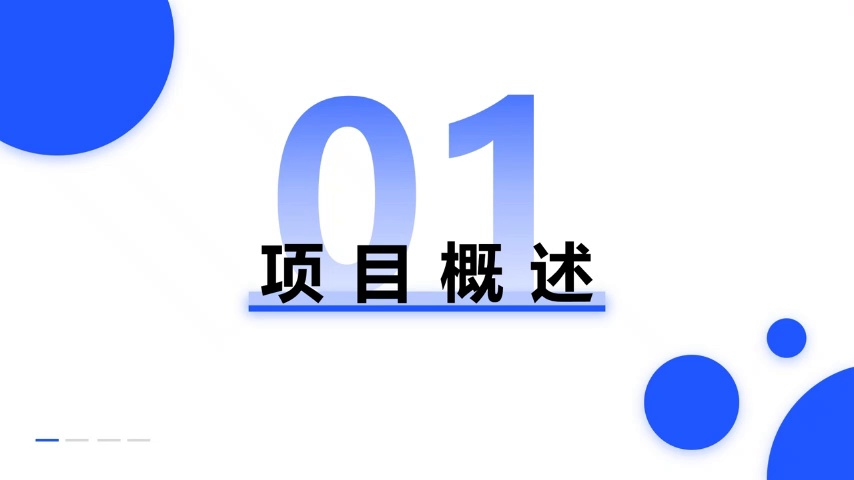
#> input picture log/video_001/slide_002_152.jpg, 854 x 480 px
$ python -i imageSimilarity.py   (imports and definitions only)
#> lines starting #> are read from the running program, lines starting #| are printed output that depends on the picture; after the words box and inside, x2 and y2 are one past the last pixel; in counts of white or black regions, pixels touching at a corner belong together
#> further down, picture is the input picture: shape (480, 854, 3); mean B, G, R 248.9, 226.6, 219.3
import cv2
import numpy as np


def slice_region_detection(image):
    image = cv2.cvtColor(image, cv2.COLOR_BGR2GRAY) # 色彩空间转换为hsv，便于分离
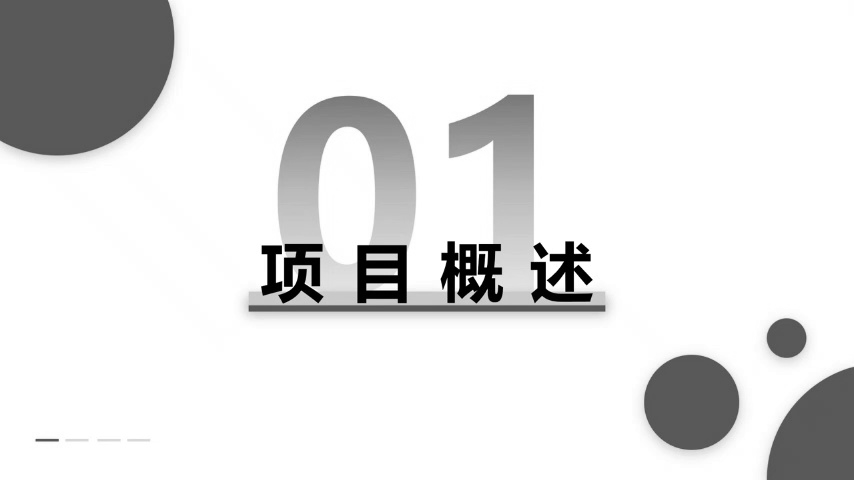
#> image: shape (480, 854); min 0, max 255, mean 226.9
    area_thresh = image.shape[0] * image.shape[1] * 0.1
#> area_thresh = 40992
    squares = []
    for clip in list(range(16, 256, 32)) + [255]:
        img = image.copy()
        img[np.where(img < clip)] = 0
        img[np.where(img >= clip)] = 255
        blur = cv2.medianBlur(img, 9)  # 奇数
        edge = cv2.Canny(blur, 5, 50)
        dilate = cv2.dilate(edge, kernel=cv2.UMat(), iterations=3)
        # findContours获取轮廓主要是用,返回一个list，list中每个元素都是图像中的一个轮廓，用numpy中的ndarray表示
        # contourArea用来计算轮廓的面积
        contours, hierarchy = cv2.findContours(dilate, cv2.RETR_TREE, cv2.CHAIN_APPROX_SIMPLE)
        for con in sorted(contours, key=cv2.contourArea, reverse=True):
            approx = cv2.approxPolyDP(con, cv2.arcLength(con, True) * 0.02, True)
            contour_area = cv2.contourArea(con)
            rect = np.resize(approx, (len(approx), 2))
            (y1, x1), (y2, x2) = ((min([j for _, j in rect]), min([i for i, _ in rect])),
                                  (max([j for _, j in rect]), max([i for i, _ in rect])))
            box_area = (x2 - x1) * (y2 - y1)
            if len(approx) >= 4 and contour_area >= area_thresh:  # and 2 * contour_area >= box_area:
                squares.append(((y1, x1, y2, x2), box_area, contour_area))
#> this loop made 1 pass
#> pass 1, in slice_region_detection, `blur = cv2.medianBlur(img, 9)`:
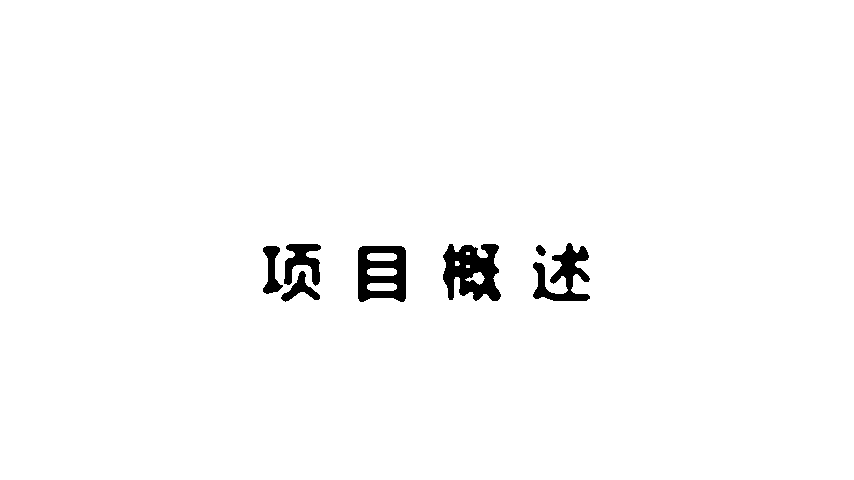
#> blur: shape (480, 854); 98.2% white; 7 black regions, largest, box (x1, y1, x2, y2) and area: (443, 244, 501, 301) 2243, (358, 246, 406, 302) 1872, (533, 243, 590, 301) 1554
#> pass 1, in slice_region_detection, `edge = cv2.Canny(blur, 5, 50)`:
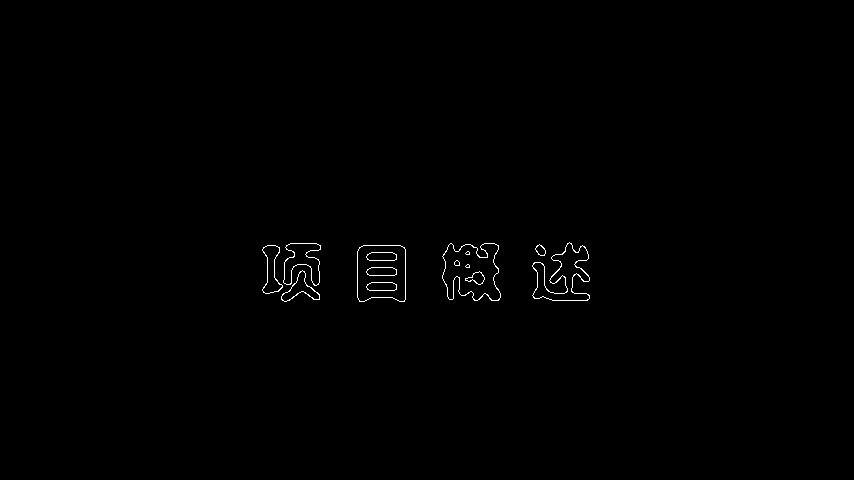
#> edge: shape (480, 854); 0.42% white in thin lines or dots, all inside (x1, y1, x2, y2) = (262, 242, 590, 302)
#> after the loop:
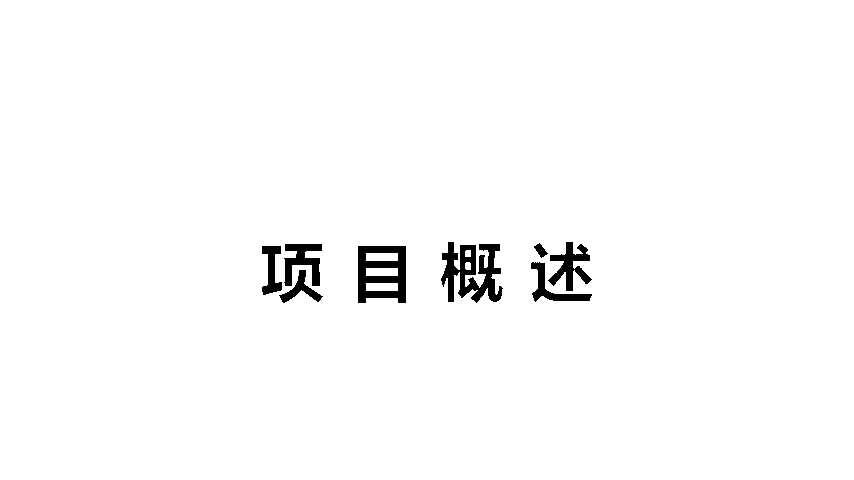
#> img: shape (480, 854); 98.2% white; 8 black regions, largest, box (x1, y1, x2, y2) and area: (441, 242, 503, 303) 2046, (358, 246, 406, 303) 1808, (548, 242, 592, 291) 915
#> after the loop, squares = []
    if squares:
        y1, x1, y2, x2 = sorted(squares, key=lambda x: (x[1], x[2]), reverse=True)[0][0]
        return image[y1:y2, x1:x2]
    return None


def ORB_img_similarity(img1, img2):
    orb = cv2.ORB_create()
    # find the keypoints and descriptors with ORB
    kp1, des1 = orb.detectAndCompute(img1, None)
    kp2, des2 = orb.detectAndCompute(img2, None)
    # create BFMatcher object
    bf = cv2.BFMatcher(cv2.NORM_HAMMING, crossCheck=True)
    # Match descriptors.
    if des2 is None:
        return 0
    matches = bf.match(des1, des2)
    if not matches:
        return 0
    # Sort them in the order of their distance.
    matches = sorted(matches, key=lambda x: x.distance)
    # for d in matches:
    #     print(d.distance)

    # max_dis = matches[-1].distance
    min_dis = matches[0].distance
    good = []
    for m in matches:
        if m.distance < max(2 * min_dis, 50):
            good.append(m)

    F, mask = cv2.findFundamentalMat(np.array([kp1[m.queryIdx].pt for m in good]),
                                     np.array([kp2[m.trainIdx].pt for m in good]),
                                     cv2.FM_RANSAC)
    filter_num = np.count_nonzero(mask)
    score = filter_num * 1.0 / (len(kp1) + len(kp2) - filter_num)
    return score

>>> import cv2
>>> picture = cv2.imread('log/video_001/slide_002_152.jpg')
#> (the run stopped early here; a loop or call above may not have finished)

$ run again, on log/video_001/slide_006_1039.jpg
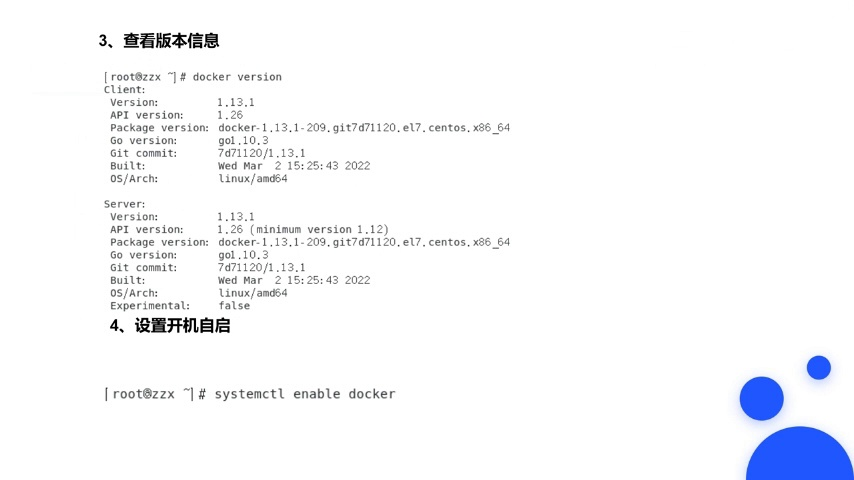
#> input picture log/video_001/slide_006_1039.jpg, 854 x 480 px
#> picture is the input picture: shape (480, 854, 3); mean B, G, R 251.1, 248.4, 247.5
#> the loop in slice_region_detection, `for clip in list(range(16, 256, 32)) + [255]:` made 2 passes
#> pass 2, in slice_region_detection, `blur = cv2.medianBlur(img, 9)`:
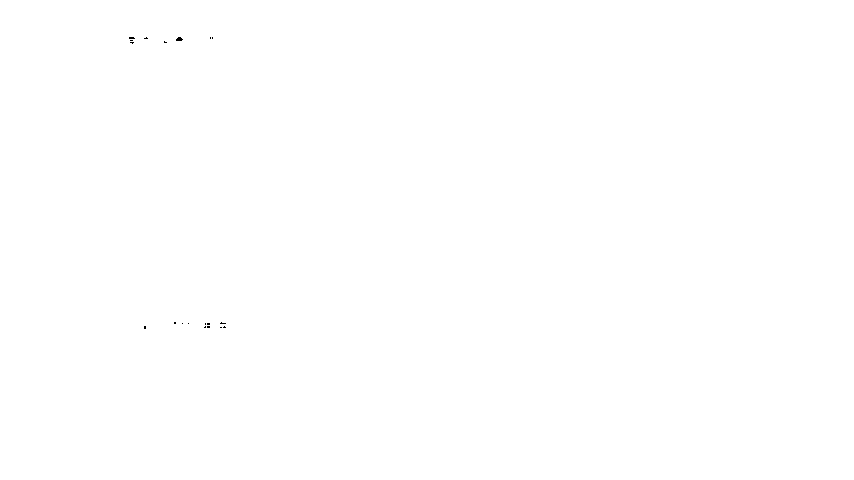
#> blur: shape (480, 854); 100% white; black in thin lines or dots, all inside (x1, y1, x2, y2) = (129, 37, 226, 329)
#> after the loop in slice_region_detection, `for clip in list(range(16, 256, 32)) + [255]:`:
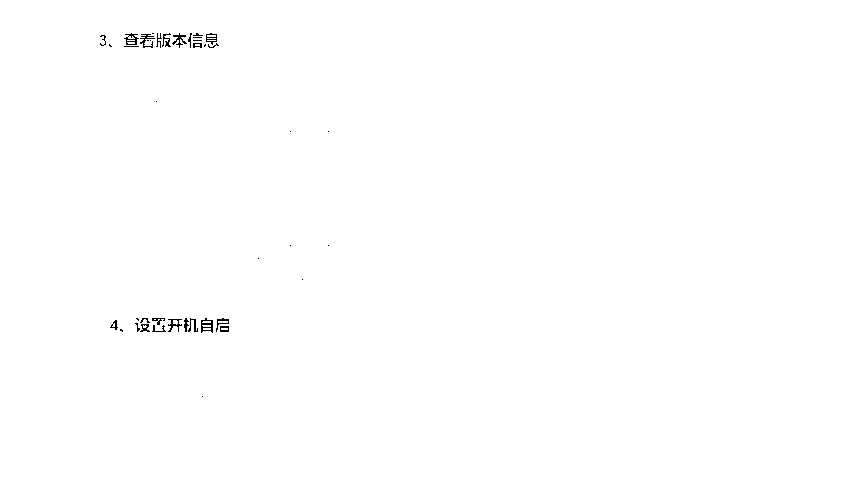
#> img: shape (480, 854); 99.7% white; black in thin lines or dots, all inside (x1, y1, x2, y2) = (100, 33, 329, 397)
#> after the loop in slice_region_detection, `for clip in list(range(16, 256, 32)) + [255]:`: squares = []
